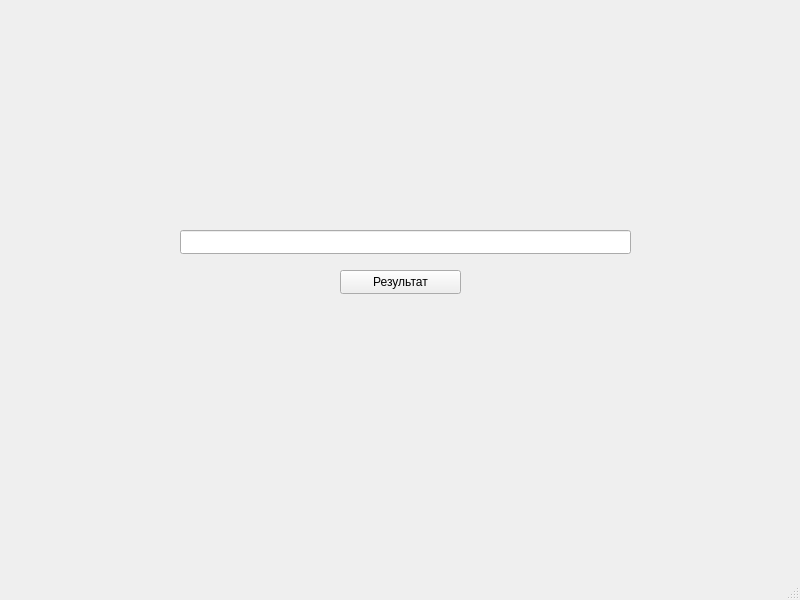
<?xml version="1.0" encoding="UTF-8"?>
<ui version="4.0">
 <class>MainWindow</class>
 <widget class="QMainWindow" name="MainWindow">
  <property name="geometry">
   <rect>
    <x>0</x>
    <y>0</y>
    <width>800</width>
    <height>600</height>
   </rect>
  </property>
  <property name="windowTitle">
   <string>MainWindow</string>
  </property>
  <widget class="QWidget" name="centralwidget">
   <widget class="QPushButton" name="pushButton">
    <property name="geometry">
     <rect>
      <x>340</x>
      <y>270</y>
      <width>121</width>
      <height>24</height>
     </rect>
    </property>
    <property name="text">
     <string>Результат</string>
    </property>
   </widget>
   <widget class="QLineEdit" name="lineEdit">
    <property name="geometry">
     <rect>
      <x>180</x>
      <y>230</y>
      <width>451</width>
      <height>24</height>
     </rect>
    </property>
   </widget>
   <widget class="QLabel" name="label">
    <property name="geometry">
     <rect>
      <x>220</x>
      <y>310</y>
      <width>371</width>
      <height>16</height>
     </rect>
    </property>
    <property name="text">
     <string/>
    </property>
   </widget>
  </widget>
  <widget class="QMenuBar" name="menubar">
   <property name="geometry">
    <rect>
     <x>0</x>
     <y>0</y>
     <width>800</width>
     <height>22</height>
    </rect>
   </property>
  </widget>
  <widget class="QStatusBar" name="statusbar"/>
 </widget>
 <resources/>
 <connections/>
</ui>
